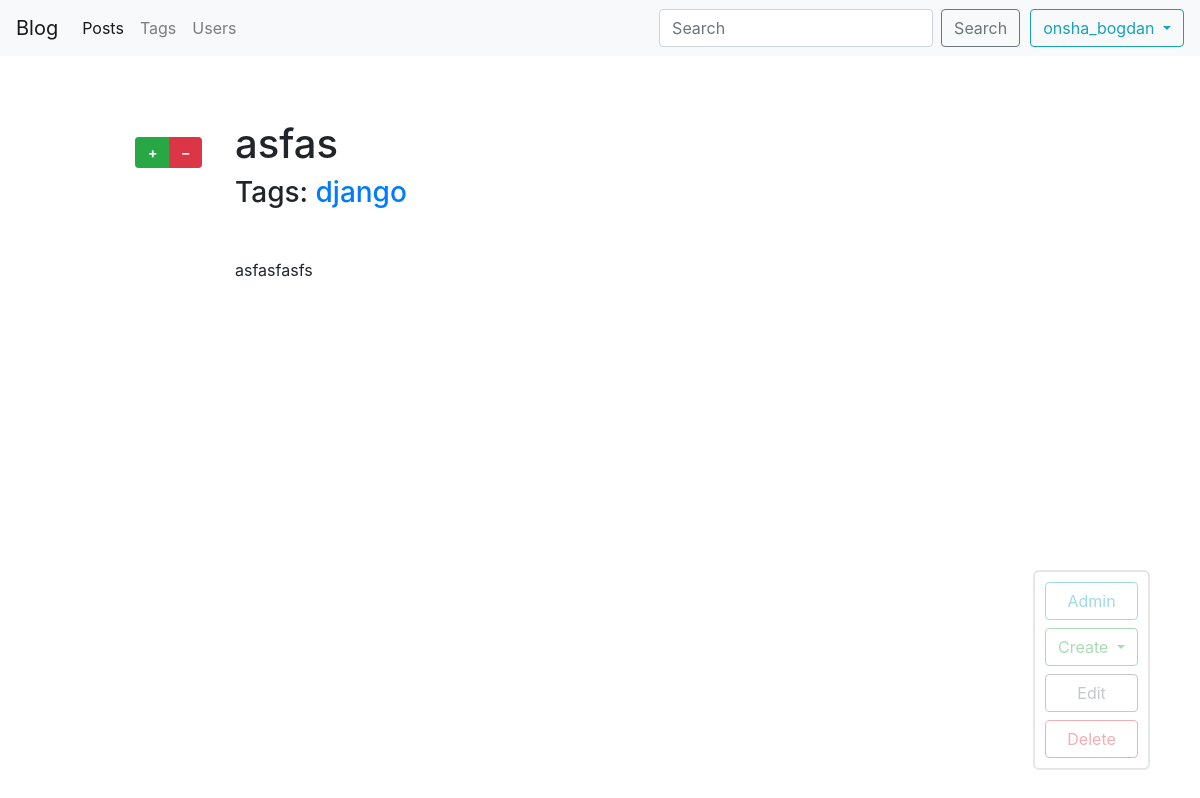
The page /blog/post/asfas-1537808259/ (signed in) on the database as committed earlier.
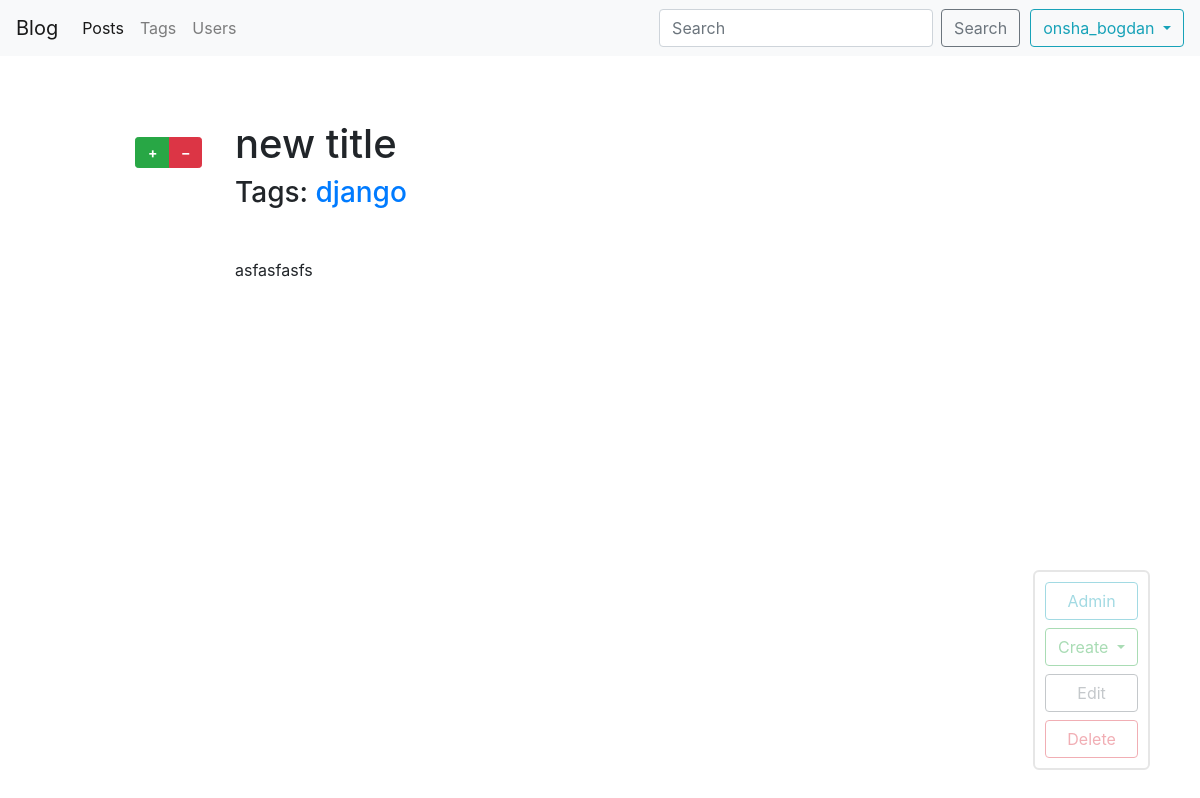
The same page on the database as committed later.
### blog/models.py (models this page shows, shortened)
class Post(models.Model):
    title = models.CharField(max_length=150, db_index=True)
    slug = models.SlugField(max_length=150, unique=True, blank=True)
    body = models.TextField(blank=True, db_index=True)
    date_pub = models.DateTimeField(auto_now_add=True)
    tags = models.ManyToManyField('Tag', blank=True, related_name='posts')
    author = models.ForeignKey(BlogUser, on_delete=models.CASCADE, related_name='author', null=True, default=None)
    rating = models.IntegerField(default=0, blank=True)
    voted_users = models.ManyToManyField(BlogUser, blank=True, default=None, related_name='voted_users')
    def get_update_url(self):
        return reverse('post_update_url', kwargs={'slug': self.slug})
    def get_delete_url(self):
        return reverse('post_delete_url', kwargs={'slug': self.slug})
    class Meta:
        ordering = ['-date_pub']

### blog/views.py (the view, shortened to what this page needs)
# urls.py: path('post/<str:slug>/', PostDetail.as_view(), name='post_detail_url'),
class PostDetail(ObjectDetailMixin, View):
    model = Post
    template = 'blog/post_detail.html'

### blog/models.py (called while the page is built)
    def __str__(self):
        return '{}'.format(self.title)

    def get_absolute_url(self):
        return reverse('tag_detail_url', kwargs={'slug': self.slug})

### blog/utils.py (called while the page is built)
    def get(self, request, slug):
        obj = get_object_or_404(self.model, slug__iexact=slug)
        context = {self.model.__name__.lower(): obj,
                   'admin_object': obj,
                   'user_username': request.user.username,
                   'detail': True, }
        if self.model == Post:
            context['author_username'] = obj.author.username
            try:
                obj.voted_users.get(username=request.user.username)
                context['voted'] = True
            except blog.models.BlogUser.DoesNotExist:
                context['voted'] = False
        return render(request, self.template, context=context)

### blog/templates/blog/post_detail.html (shortened to what this page needs)
{% extends 'blog/base_blog.html' %}
{% block content %}
<h1 class="mt-5">
    {{ post.title }}
</h1>
<h3 class="mb-5"> Tags:
    {% for tag in post.tags.all %}
    <a href="{{ tag.get_absolute_url }}">{{ tag }}</a>
    {% endfor %}
</h3>
{% if request.user.is_authenticated and not voted %}
<div class="container voteform">
<form action="." method="post">
    <div class="btn-group" role="group" aria-label="Basic example">
        <button type="submit" class="btn btn-success btn-sm" name="plus" value="1">&nbsp;<strong>+</strong>&nbsp;</button>
        <button type="submit" class="btn btn-danger btn-sm" name="minus" value="1">&nbsp;<strong>–</strong>&nbsp;</button>
    </div>
</form>
</div>
{% endif %}
<p>
    {{ post.body }}
</p>
{% endblock %}

Rows that differ between the two databases and show on the page:
changed Post "asfasfasfs": title "asfas" → "new title"
